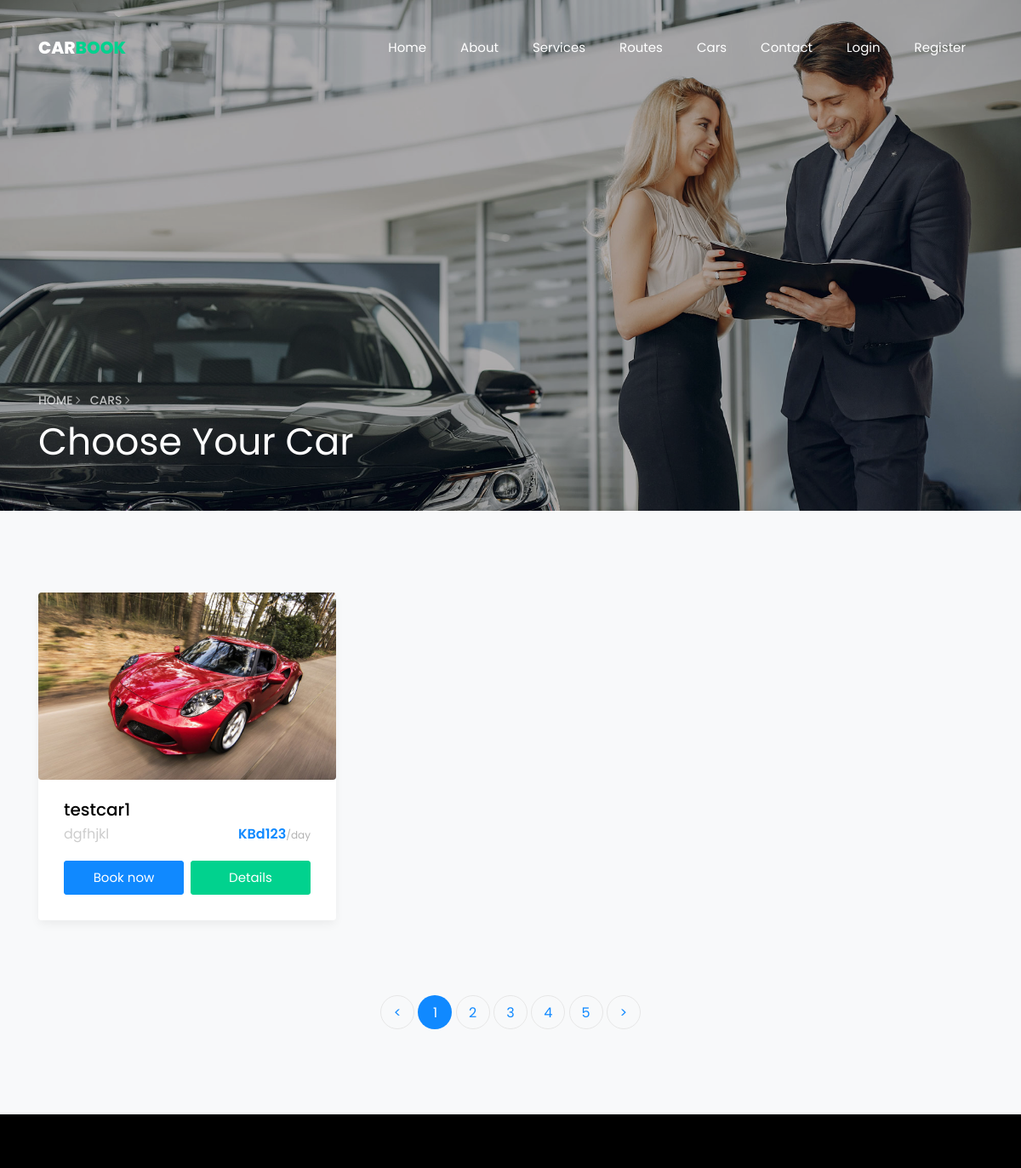
/Cars/ (upper part), run on an earlier commit of the app's database.
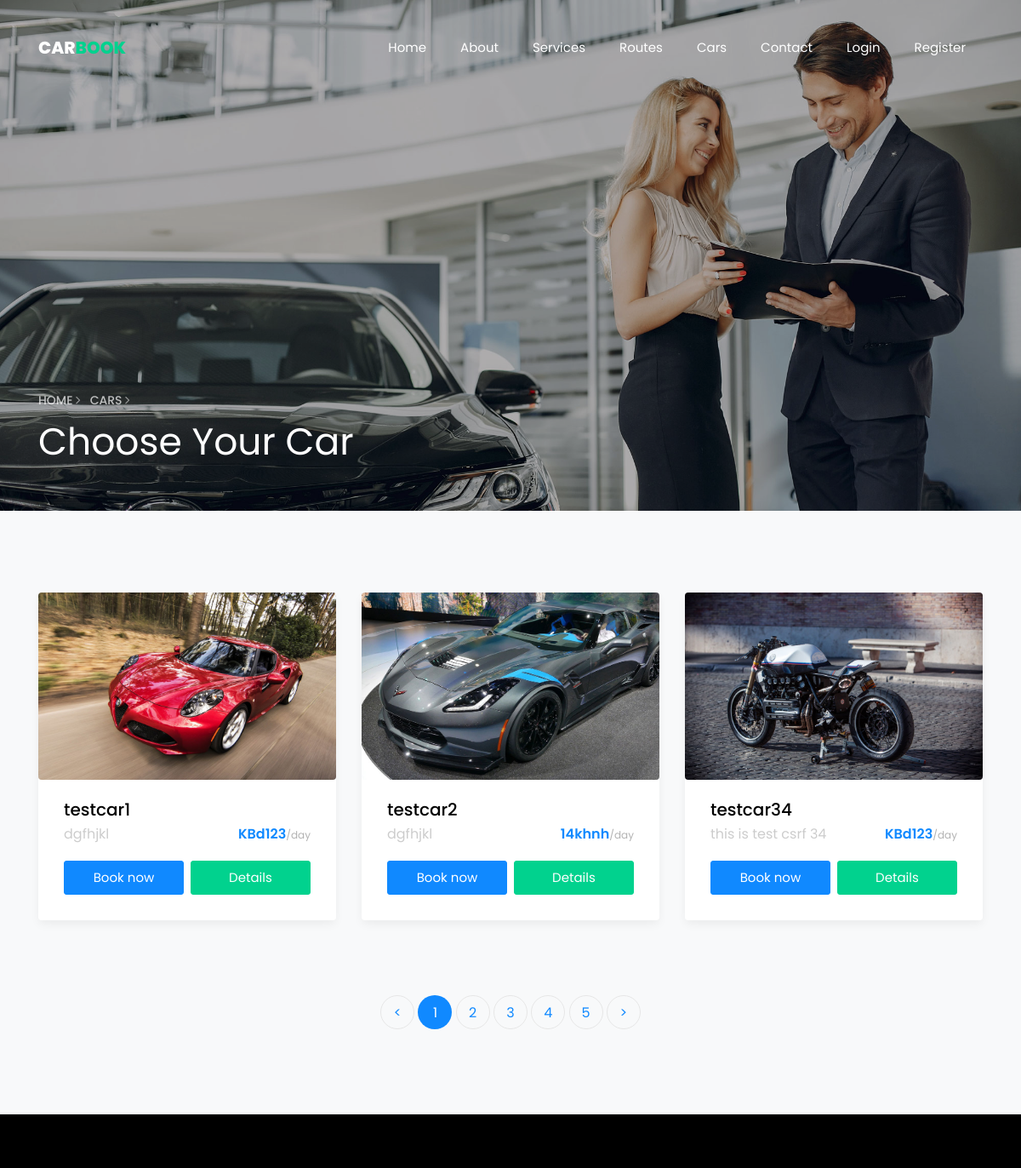
And on a later commit of the database.
### core/models.py (models this page shows, shortened)
class Car(models.Model):
    name = models.CharField(max_length=200)
    image = models.ImageField()
    description = models.CharField(max_length=300)
    capacity = models.PositiveIntegerField()
    plate_no = models.CharField(max_length=100)
    fuel = models.CharField(max_length=100, choices=Fuel_Choices)
    Transmission = models.CharField(max_length=100, choices=Transmission_Choices)
    booked = models.BooleanField(default=False)
    class Meta:
        verbose_name_plural = 'Cars'

### core/views.py (the view)
# urls.py: path('Cars/', Cars.as_view(), name="Cars"),
class Cars(TemplateView):
    template_name = 'car.html'
    def get_context_data(self, **kwargs):
        context = super().get_context_data(**kwargs)
        context['car'] = Car.objects.all()
        return context

### templates/car.html (shortened to what this page needs)
{% extends 'index.html' %}
{% load static %}
    {% block content %}
    <section class="hero-wrap hero-wrap-2 js-fullheight" style="background-image: url({% static 'images/bg_3.jpg' %});" data-stellar-background-ratio="0.5">
      <div class="overlay"></div>
      <div class="container">
        <div class="row no-gutters slider-text js-fullheight align-items-end justify-content-start">
          <div class="col-md-9 ftco-animate pb-5">
          	<p class="breadcrumbs"><span class="mr-2"><a href="index.html">Home <i class="ion-ios-arrow-forward"></i></a></span> <span>Cars <i class="ion-ios-arrow-forward"></i></span></p>
            <h1 class="mb-3 bread">Choose Your Car</h1>
          </div>
        </div>
      </div>
    </section>
		<section class="ftco-section bg-light">
    	<div class="container">
    		<div class="row">
                {% for car in car %}
    			<div class="col-md-4">
    				<div class="car-wrap rounded ftco-animate">
    					<div class="img rounded d-flex align-items-end" style="background-image: url('{{ car.image.url }}');">
    					</div>
    					<div class="text">
    						<h2 class="mb-0"><a href="car-single.html">{{ car.name }}</a></h2>
    						<div class="d-flex mb-3">
	    						<span class="cat">{{ car.description }}</span>
	    						<p class="price ml-auto">{{car.plate_no}}<span>/day</span></p>
    						</div>
    						<p class="d-flex mb-0 d-block"><a href="#" class="btn btn-primary py-2 mr-1">Book now</a> <a href="{% url 'CarDetail' car.id %}" class="btn btn-secondary py-2 ml-1">Details</a></p>
    					</div>
    				</div>
    			</div>
                {% endfor %}
    		</div>
    		<div class="row mt-5">
          <div class="col text-center">
            <div class="block-27">
              <ul>
                <li><a href="#">&lt;</a></li>
                <li class="active"><span>1</span></li>
                <li><a href="#">2</a></li>
                <li><a href="#">3</a></li>
                <li><a href="#">4</a></li>
                <li><a href="#">5</a></li>
                <li><a href="#">&gt;</a></li>
              </ul>
            </div>
          </div>
        </div>
    	</div>
    </section>
  {% endblock %}

What changed in the data, as far as the page shows it:
added Car: image (picture), name "testcar2", description "dgfhjkl", plate_no "14khnh"
added Car: image (picture), name "testcar34", description "this is test csrf 34", plate_no "KBd123"
